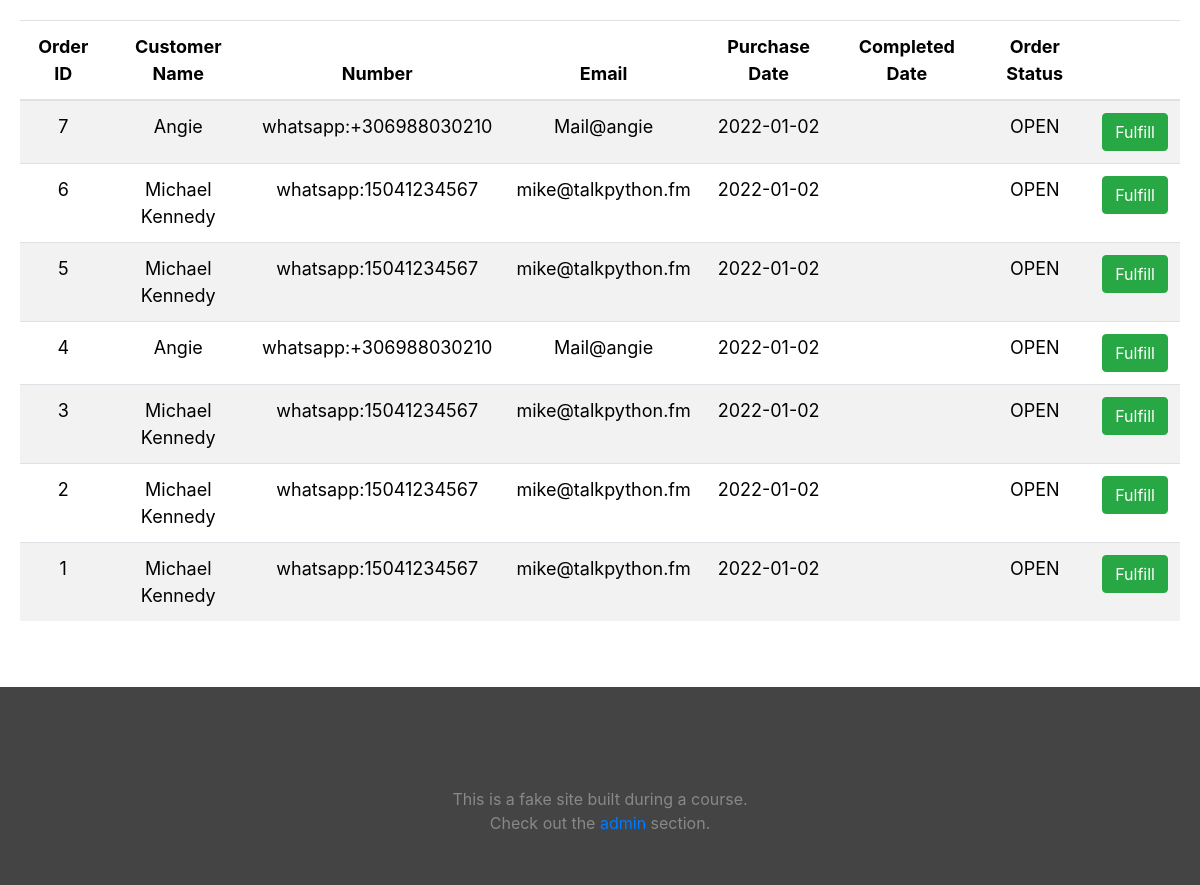
/admin, run on an earlier commit of the app's database.
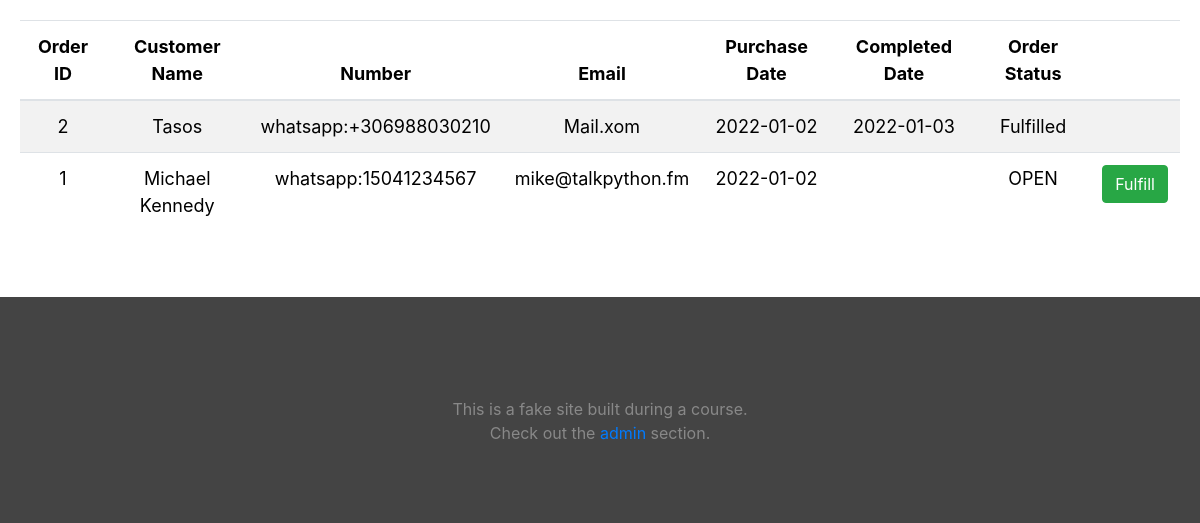
And on a later commit of the database.
### db/order.py (models this page shows)
class Order(SqlAlchemyBase):
    __tablename__ = "orders"
    id: int = sa.Column(sa.Integer, primary_key=True, autoincrement=True)
    created_date: datetime.datetime = sa.Column(
        sa.DateTime,
        default=datetime.datetime.now,
        index=True)
    fulfilled_date: datetime.datetime = sa.Column(sa.DateTime, index=True)
    size: str = sa.Column(sa.String)
    flavour: str = sa.Column(sa.String)
    topping: str = sa.Column(sa.String)
    frosting: str = sa.Column(sa.String)
    price: float = sa.Column(sa.Float, index=True)
    user_id: int = sa.Column(sa.Integer, sa.ForeignKey("users.id"))
    user: "User" = orm.relationship("User", back_populates="orders")

### db/user.py (models this page shows)
class User(SqlAlchemyBase):
    __tablename__ = 'users'
    id: int = sa.Column(sa.Integer, primary_key=True, autoincrement=True)
    created_date: datetime.datetime = sa.Column(
        sa.DateTime,
        default=datetime.datetime.now,
        index=True)
    name: str = sa.Column(sa.String)
    phone: str = sa.Column(sa.String, index=True)
    email: str = sa.Column(sa.String, index=True)
    orders: List[Order] = orm.relationship("Order", back_populates="user")

### views/admin.py (the view)
@blueprint.route('/admin')
def index():
    orders = order_service.all_cake_orders()
    return flask.render_template('admin/index.html', orders=orders)

### db/session.py (called while the page is built)
def create_session() -> Session:
    global __factory
    session: Session = __factory()
    session.expire_on_commit = False
    return session

    def __enter__(self):
        return self

    def __exit__(self, exc_type, exc_val, exc_tb):
        if not exc_val and self.commit_on_success:
            self.session.commit()
        self.session.close()

### service/order_service.py (called while the page is built)
def all_cake_orders() -> List[Order]:
    with SessionContext() as ctx:
        orders = ctx.session.query(Order)\
            .options(subqueryload(Order.user))\
            .order_by(Order.created_date.desc())\
            .all()
    return orders

### templates/admin/index.html
{% extends "_shared/layout.html" %}
{% block main_content %}
    <div class="content">
    <table class="table table-striped">
        <thead>
        <tr>
            <th>Order ID</th>
            <th>Customer Name</th>
            <th>Number</th>
            <th>Email</th>
            <th>Purchase Date</th>
            <th>Completed Date</th>
            <th>Order Status</th>
            <th></th>
        </tr>
        </thead>
        <tbody>
        {% for order in orders %}
            <tr>
                <td>{{ order.id }}</td>
                <td>{{ order.user.name }}</td>
                <td>{{ order.user.phone }}</td>
                <td>{{ order.user.email }}</td>
                <td>{{ order.created_date.date().isoformat() }}</td>
                <td>{{ "" if not order.fulfilled_date else order.fulfilled_date.date().isoformat() }}</td>
                <td>{{"OPEN" if not order.fulfilled_date else "Fulfilled"}}</td>
                <td>
                    {% if not order.fulfilled_date %}
                        <a href="/admin/fulfill/{{ order.id }}" class="btn btn-success">Fulfill</a>
                    {% endif %}
                </td>
            </tr>
        {% endfor %}
        </tbody>
    </table>
    </div>
{% endblock %}

### templates/_shared/layout.html (shortened to what this page needs)
<!DOCTYPE html>
<html lang="en">
<head>
    <link rel="stylesheet"
          href="https://stackpath.bootstrapcdn.com/bootstrap/4.1.3/css/bootstrap.min.css">
    <link rel="stylesheet" href="/static/css/site.css"/>
</head>
<body>
<div class="main_content">
    {% block main_content %}{% endblock %}
</div>
<footer>
    <div class="copyright">
        This is a fake site built during a course.
    </div>
    <div>
        Check out the <a href="/admin">admin</a> section.
    </div>
</footer>
</body>
</html>

### static/css/site.css (style rules this page uses)
body { background-color: #444; color: white; }
.content { background-color: white; color: black; text-align: center; font-size: 18px; padding: 20px 20px 50px; }
footer { margin-top: 50px; padding: 50px; text-align: center; color: #888; background-color: #444; }

What changed in the data, as far as the page shows it:
removed Order: id "7", user.name "Angie", user.phone "whatsapp:+306988030210", user.email "Mail@angie", created_date "2022-01-02", fulfilled_date "OPEN"
removed Order: id "6", user.name "Michael Kennedy", user.phone "whatsapp:15041234567", user.email "mike@talkpython.fm", created_date "2022-01-02", fulfilled_date "OPEN"
removed Order: id "5", user.name "Michael Kennedy", user.phone "whatsapp:15041234567", user.email "mike@talkpython.fm", created_date "2022-01-02", fulfilled_date "OPEN"
removed Order: id "4", user.name "Angie", user.phone "whatsapp:+306988030210", user.email "Mail@angie", created_date "2022-01-02", fulfilled_date "OPEN"
removed Order: id "3", user.name "Michael Kennedy", user.phone "whatsapp:15041234567", user.email "mike@talkpython.fm", created_date "2022-01-02", fulfilled_date "OPEN"
changed Order id 2: user.name "Michael Kennedy" → "Tasos"; user.phone "whatsapp:15041234567" → "whatsapp:+306988030210"; user.email "mike@talkpython.fm" → "Mail.xom"; fulfilled_date (not shown) → "2022-01-03"; fulfilled_date "OPEN" → "Fulfilled"; no longer shows "Fulfill"
